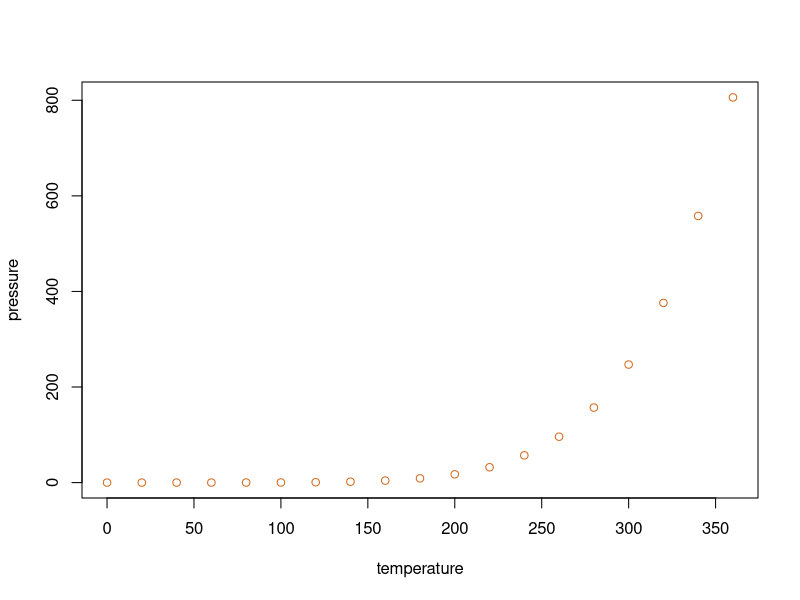

This chart was generated by the following R code:
## ---- chunk 1
knitr::opts_chunk$set(echo = TRUE)
## ---- chunk 2
summary(cars)
## ---- chunk 3
# CHANGE no 6
plot(pressure, col = "chocolate")
